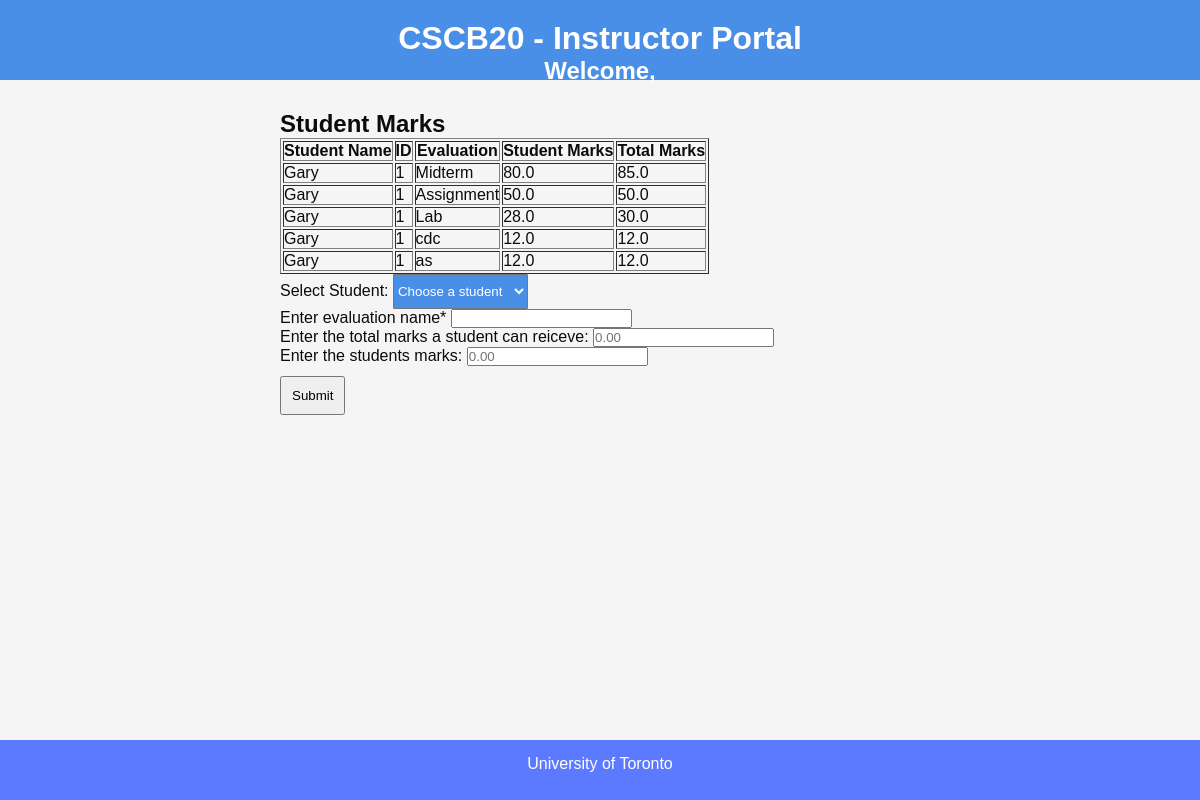
Screenshot of /view_student_marks with the database file from the repository.
### app.py (models this page shows)
class Evaluations(Base):
    __tablename__ = "Evaluations"
    evaluation_id = Column(Integer, primary_key=True)
    student_id = Column(Integer, ForeignKey("Students.student_id"))
    teacher_id = Column(Integer, ForeignKey("Teachers.teacher_id"))
    total_marks = Column(Float)
    student_marks = Column(Float)
    name = Column(Text)

class Students(Base):
    __tablename__ = "Students"
    student_id = Column(Integer, primary_key=True)
    user_id = Column(Integer, ForeignKey("Users.user_id"))
    name = Column(Text)  # Must have a name

### app.py (the view)
@app.route('/view_student_marks', methods=['GET', 'POST'])
def view_student_marks():
    if request.method == 'POST':
        evaluation_id = generate_unique_id(Evaluations,'evaluation_id')
        student_id = request.form.get('student_id')
        teacher = database.query(Teachers).filter_by(user_id=session['user_id']).first()
        total_marks = request.form.get('total_marks')
        student_marks = request.form.get('student_marks')
        name = request.form.get('evaluation_name')
        student_id = int(student_id)
        evaluation = Evaluations(evaluation_id=evaluation_id, student_id=student_id, teacher_id=teacher.teacher_id, total_marks=total_marks, student_marks=student_marks, name=name)
        database.add(evaluation)
        database.commit()
        flash("Remark request submitted successfully", "success")
        return redirect(url_for('view_student_marks'))
    else:
        evaluations = (
            database.query(Evaluations, Students)
            .join(Students, Students.student_id == Evaluations.student_id)
            .order_by(Students.name)
            .all()
        )
        students = database.query(Students).all()
        return render_template('view_students_grades.html',evaluations=evaluations,students=students)
    return render_template('view_students_grades.html')

### templates/view_students_grades.html (shortened to what this page needs)
<!DOCTYPE html>
<html lang="en">
<head>
    <link rel="stylesheet" href="{{ url_for('static', filename='styles.css') }}">
</head>
<body>
<div class="container">
    <div class="header">
        <h1>CSCB20 - Instructor Portal</h1>
        <h2>Welcome, {{ session['username'] }}</h2>
    </div>
    <div class="main">
        <h2>Student Marks</h2>
        {% if evaluations %}
            <table border="1">
                <tr>
                    <th>Student Name</th>
                    <th>ID</th>
                    <th>Evaluation</th>
                    <th> Student Marks</th>
                    <th> Total Marks</th>
                </tr>
                {% for evaluation, student in evaluations %}
                <tr>
                    <td>{{ student.name }}</td>
                    <td>{{ evaluation.student_id }}</td>
                    <td>{{ evaluation.name }}</td>
                    <td>{{ evaluation.student_marks }}</td>
                    <td>{{ evaluation.total_marks }}</td>
                </tr>
                {% endfor %}
            </table>
        {% else %}
            <p>No student marks available.</p>
        {% endif %}
        <form action="{{ url_for('view_student_marks') }}" method="POST" onsubmit="return validateForm()">
            <div class="form-group">
                <label for="student_select">Select Student:</label>
                <select name="student_id" id="student_select" class="navigation_button" required>
                    <option value="" disabled selected>Choose a student</option>
                </select>
            </div>
            <div class="form-group">
                <label for="evaluation_name">Enter evaluation name*</label>
                <input type="text" class="form-control" id="evaluation_name" name="evaluation_name" required>
            </div>
            <div class="form-group">
                <label for="total_marks">Enter the total marks a student can reiceve:</label>
                <input type="number" id="total_marks" name="total_marks" class="textarea-style" step="0.01" placeholder="0.00" required>
            </div>
            <div class="form-group">
                <label for="student_marks">Enter the students marks:</label>
                <input type="number" id="student_marks" name="student_marks" class="textarea-style" step="0.01" placeholder="0.00" required>
            </div>
            <button type="submit">Submit</button>
        </form>
    </div>
    <div class="footer">
        <p>University of Toronto </p>
    </div>
</div>
</body>
</html>

### static/styles.css (style rules this page uses)
* { margin: 0; padding: 0; box-sizing: border-box; }
body { font-family: Arial, sans-serif; background-color: #F5F5F5; color: #090C08; }
.container { display: grid; grid-template-areas: "header header" "sidebar main" "footer footer"; grid-template-columns: 250px 1fr; grid-template-rows: 80px auto 60px; height: 100vh; gap: 10px; }
.header { grid-area: header; background: #4A8FE7; color: white; text-align: center; padding: 20px; }
.main { grid-area: main; background: #F5F5F5; padding: 20px; overflow-y: auto; }
.footer { grid-area: footer; background: #5C7AFF; color: white; text-align: center; padding: 15px; }
.login-container input, .register-container input, .register-container select, button { margin-top: 10px; padding: 10px; }
.navigation_button { background-color: #4A8FE7; color: white; height: 35px; width: 135px; border-radius: 1px; cursor: pointer; transition: background-color 0.3s; }

### rows the page displays
Evaluations: name "Gary", student_id "1", name "Midterm", student_marks "80.0", total_marks "85.0"
Evaluations: name "Gary", student_id "1", name "Assignment", student_marks "50.0", total_marks "50.0"
Evaluations: name "Gary", student_id "1", name "Lab", student_marks "28.0", total_marks "30.0"
Evaluations: name "Gary", student_id "1", name "cdc", student_marks "12.0", total_marks "12.0"
Evaluations: name "Gary", student_id "1", name "as", student_marks "12.0", total_marks "12.0"
